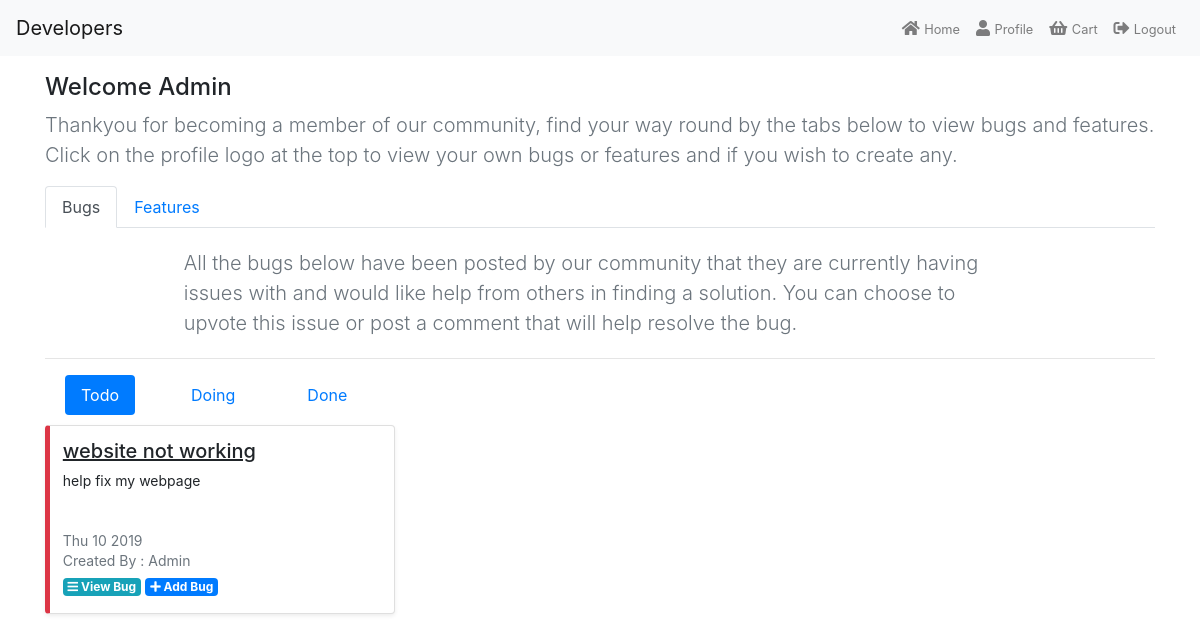
Page /homepage/ (signed in) on the earlier database version.
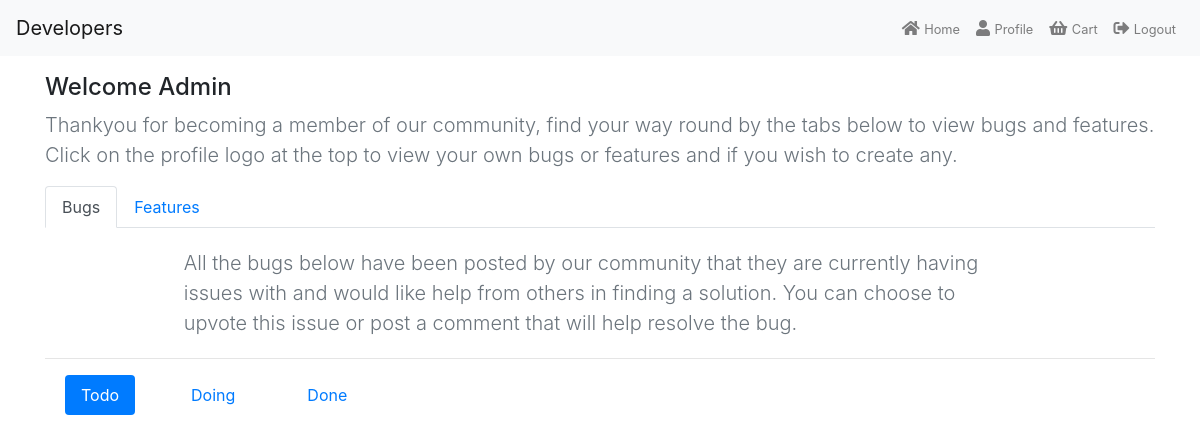
Same page on the later database version.
### bug/models.py (models this page shows, shortened)
class Bug(models.Model):
    app_choices = [
         ("Doing", "Doing"),
         ("Done", "Done")
     ]
    title = models.CharField(max_length=100)
    description = models.TextField()
    created_date = models.DateTimeField(default=timezone.now)
    views = models.IntegerField(default=0)
    upvotes = models.IntegerField(default=0)
    price = models.DecimalField(max_digits=6, decimal_places=2, default=0)
    author = models.ForeignKey(User, on_delete=models.CASCADE)
    assigned = models.CharField(max_length=100, default="")
    status = models.CharField(max_length=10, choices=app_choices, default="Todo")

### home/views.py (the view)
# urls.py: url(r'^homepage/', home, name="home"),
@login_required
def home(request):
    bugs = Bug.objects.all()
    features = Feature.objects.all()
    context = {
        "bugs": bugs,
        "features": features,
    }
    return render(request, "home.html", context)

### cart/contexts.py (called while the page is built)
def cart_contents(request):
     cart = request.session.get('cart', {})
     cart_items = []
     total = 0
     feature_count = 0
     for id, quantity in cart.items():
          feature = get_object_or_404(Feature, pk=id)
          total += feature.price
          feature_count += quantity
          cart_items.append({'quantity': quantity, 'feature': feature})
     return {'cart_items':cart_items, 'total':total, "feature_count": feature_count}

### home/templates/home.html (shortened to what the changed rows need)
{% extends 'base.html' %}
{% block content %}
<div class="container mt-3">
    <div class="tab-content" id="myTabContent">
        <div class="tab-pane fade show active" id="Bug" role="tabpanel"    aria-labelledby="Bug-tab">
            <div class="tab-content" id="pills-tabContent">
                <div class="tab-pane fade show active" id="pills-home" role="tabpanel" aria-labelledby="pills-home-tab">
                    <div class="row">
                        {% for bug in bugs %}
                            {% if bug.status == "Todo" %}
                                <div class="col-md-4">
                                    <div style="border-left: 5px solid #dc3545" class="card flex-md-row mb-4 shadow-sm h-md-250 card-display">
                                        <div class="card-body d-flex flex-column align-items-start">
                                            <h5 class="post-title">
                                                {{ bug.title }}
                                            </h5>
                                            <p class="card-text mb-auto post-text">
                                                {{ bug.description|truncatechars:65 }}
                                            </p>
                                            <div class="mb-1 text-muted post-date">
                                                {{ bug.created_date| date:"D j Y " }}
                                                <br>
                                                Created By : {{ bug.author|capfirst }}
                                            </div>
                                            <div>
                                                <a class="badge badge-info mb-1" href="{% url 'preview_bug' bug.id %}">
                                                    <i class="fa fa-bars" aria-hidden="true"></i>
                                                    View Bug
                                                </a>
                                                <a class="badge badge-primary" href="{% url 'add_bug' bug.id %}">
                                                    <i class="fa fa-plus" aria-hidden="true"></i>
                                                    Add Bug
                                                </a>
                                            </div>
                                        </div>
                                    </div>
                                </div>
                            {% endif %}
                        {% endfor %}
                    </div>
                </div>
            </div>
        </div>
    </div>
</div>
{% endblock %}

Differences in the rows shown:
removed Bug: title "website not working", description "help fix my webpage", created_date "Thu 10 2019", author "Admin"
